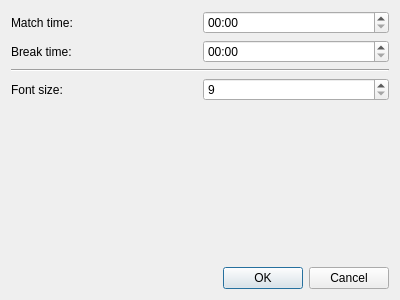
<?xml version="1.0" encoding="UTF-8"?>
<ui version="4.0">
 <class>SettingsDialog</class>
 <widget class="QDialog" name="SettingsDialog">
  <property name="geometry">
   <rect>
    <x>0</x>
    <y>0</y>
    <width>400</width>
    <height>300</height>
   </rect>
  </property>
  <property name="windowTitle">
   <string>Dialog</string>
  </property>
  <layout class="QGridLayout" name="gridLayout">
   <item row="0" column="1">
    <widget class="QTimeEdit" name="matchTime">
     <property name="displayFormat">
      <string>mm:ss</string>
     </property>
    </widget>
   </item>
   <item row="4" column="0" colspan="2">
    <spacer name="verticalSpacer">
     <property name="orientation">
      <enum>Qt::Vertical</enum>
     </property>
     <property name="sizeHint" stdset="0">
      <size>
       <width>20</width>
       <height>40</height>
      </size>
     </property>
    </spacer>
   </item>
   <item row="1" column="1">
    <widget class="QTimeEdit" name="breakTime">
     <property name="displayFormat">
      <string>mm:ss</string>
     </property>
    </widget>
   </item>
   <item row="3" column="1">
    <widget class="QSpinBox" name="fontSizeSpinbox">
     <property name="minimum">
      <number>9</number>
     </property>
    </widget>
   </item>
   <item row="2" column="0" colspan="2">
    <widget class="Line" name="line">
     <property name="orientation">
      <enum>Qt::Horizontal</enum>
     </property>
    </widget>
   </item>
   <item row="5" column="0" colspan="2">
    <widget class="QDialogButtonBox" name="buttonBox">
     <property name="orientation">
      <enum>Qt::Horizontal</enum>
     </property>
     <property name="standardButtons">
      <set>QDialogButtonBox::Cancel|QDialogButtonBox::Ok</set>
     </property>
    </widget>
   </item>
   <item row="3" column="0">
    <widget class="QLabel" name="label_3">
     <property name="text">
      <string>Font size:</string>
     </property>
    </widget>
   </item>
   <item row="1" column="0">
    <widget class="QLabel" name="label_2">
     <property name="text">
      <string>Break time:</string>
     </property>
    </widget>
   </item>
   <item row="0" column="0">
    <widget class="QLabel" name="label">
     <property name="text">
      <string>Match time:</string>
     </property>
    </widget>
   </item>
  </layout>
 </widget>
 <resources/>
 <connections>
  <connection>
   <sender>buttonBox</sender>
   <signal>accepted()</signal>
   <receiver>SettingsDialog</receiver>
   <slot>accept()</slot>
   <hints>
    <hint type="sourcelabel">
     <x>367</x>
     <y>288</y>
    </hint>
    <hint type="destinationlabel">
     <x>357</x>
     <y>202</y>
    </hint>
   </hints>
  </connection>
  <connection>
   <sender>buttonBox</sender>
   <signal>rejected()</signal>
   <receiver>SettingsDialog</receiver>
   <slot>reject()</slot>
   <hints>
    <hint type="sourcelabel">
     <x>284</x>
     <y>270</y>
    </hint>
    <hint type="destinationlabel">
     <x>256</x>
     <y>204</y>
    </hint>
   </hints>
  </connection>
 </connections>
</ui>
